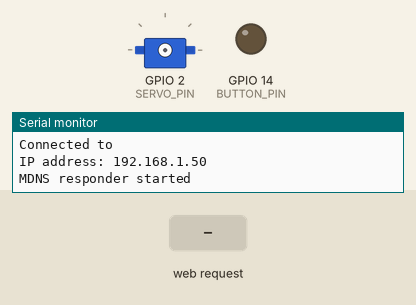
The sketch below on a simulated ESP8266 (NodeMCU). On the bench: servo, output pins drawn as LEDs (lit = HIGH), the last lines printed to the serial monitor. The inputs (shaded band) are chosen by the test bench. WiFi joins after 1.5 s; servers stay silent unless stated; storage starts empty.

Above: at 2.7 s.
2.8 s: HTTP request GET /ON received
4.3 s: HTTP request GET /OFF received
At 4.9 s:
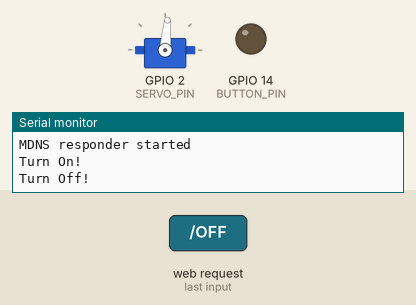
Timing chart, 0 to 7.3 s (numbered marks = the images above; inputs shaded):
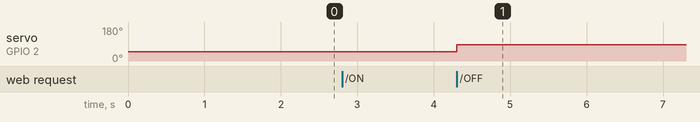

Measured:
- after the input at 4.3 s, servo on GPIO 2 (SERVO_PIN): 50° → 85° at once

The sketch:

1220_REMOTE.ino
```cpp
#include <Servo.h>
#define SERVO_PIN 2
#define BUTTON_PIN 14
Servo servo;

int bgn;
bool pbutton, button;

#include <ESP8266WiFi.h>
#include <WiFiClient.h>
#include <ESP8266WebServer.h>
#include <ESP8266mDNS.h>
#include <FS.h>

const char *ssid = "";//SSID
const char *pass = "";//パスワード

ESP8266WebServer server(80);

bool light_pow = false;
void setup() {
  SPIFFS.begin(); //SPIFFSを開始
  Serial.begin(115200);
  WiFi.begin( ssid, pass);

  pinMode(BUTTON_PIN, OUTPUT);
  servo.detach();

  while ( WiFi.status() != WL_CONNECTED) {
    delay(500);
    Serial.println("...");
  }

  Serial.println("");
  Serial.print("Connected to ");
  Serial.println(ssid);
  Serial.print("IP address: ");
  Serial.println(WiFi.localIP() );

  if ( MDNS.begin("esp8266")) {
    Serial.println("MDNS responder started");
  }

  server.begin();
  server.on("/ON", []() {
    if(!light_pow)
      Turn_On();
     server.send(200, "text/html", "");
  } );

  server.on("/OFF", []() {
    if(light_pow)
      Turn_Off();
     server.send(200, "text/html", "");
  } );

  server.on("/", []() {
    String tmp;
    File index;
    if (light_pow) {
      index = SPIFFS.open("/ON.html", "r");
    }else{
      index = SPIFFS.open("/OFF.html", "r");
    }
    if (!index)
      Serial.println("file open failed");
    else {
      tmp = index.readString();//htmlファイルをstringで読み込み
      index.close();
    }

    server.send(200, "text/html", tmp);
  } );
}


void loop() {
  server.handleClient();

  pbutton = button;
  button = digitalRead(BUTTON_PIN);

  if (!pbutton && button && !light_pow) {
    Turn_On();
  }else
  if(!pbutton && button && light_pow){
    Turn_Off();
  }

  if ((millis() - bgn) > 1500) {
    servo.detach();
  }
}

void Turn_On() {
  light_pow = true;
  bgn = millis();
  servo.attach(SERVO_PIN);
  servo.write(50);
  Serial.println("Turn On!");
}

void Turn_Off() {
  light_pow = false;
  bgn = millis();
  servo.attach(SERVO_PIN);
  servo.write(85);
  Serial.println("Turn Off!");
}
```
